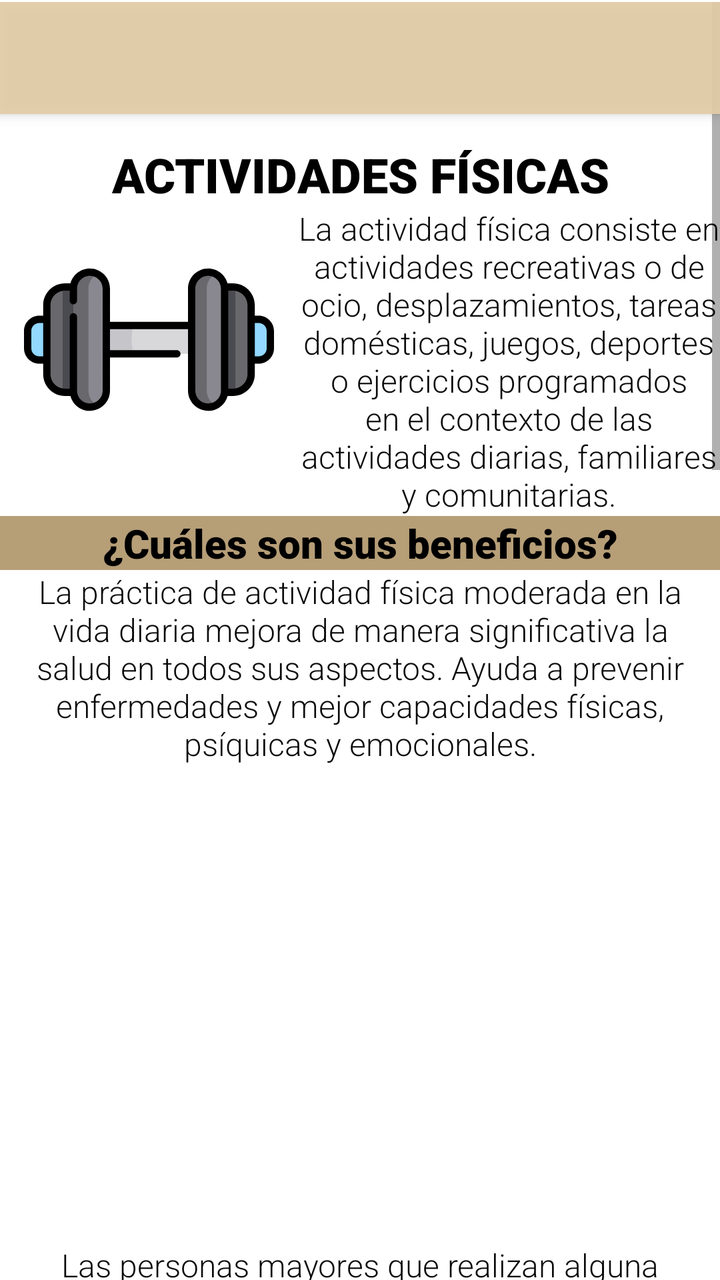
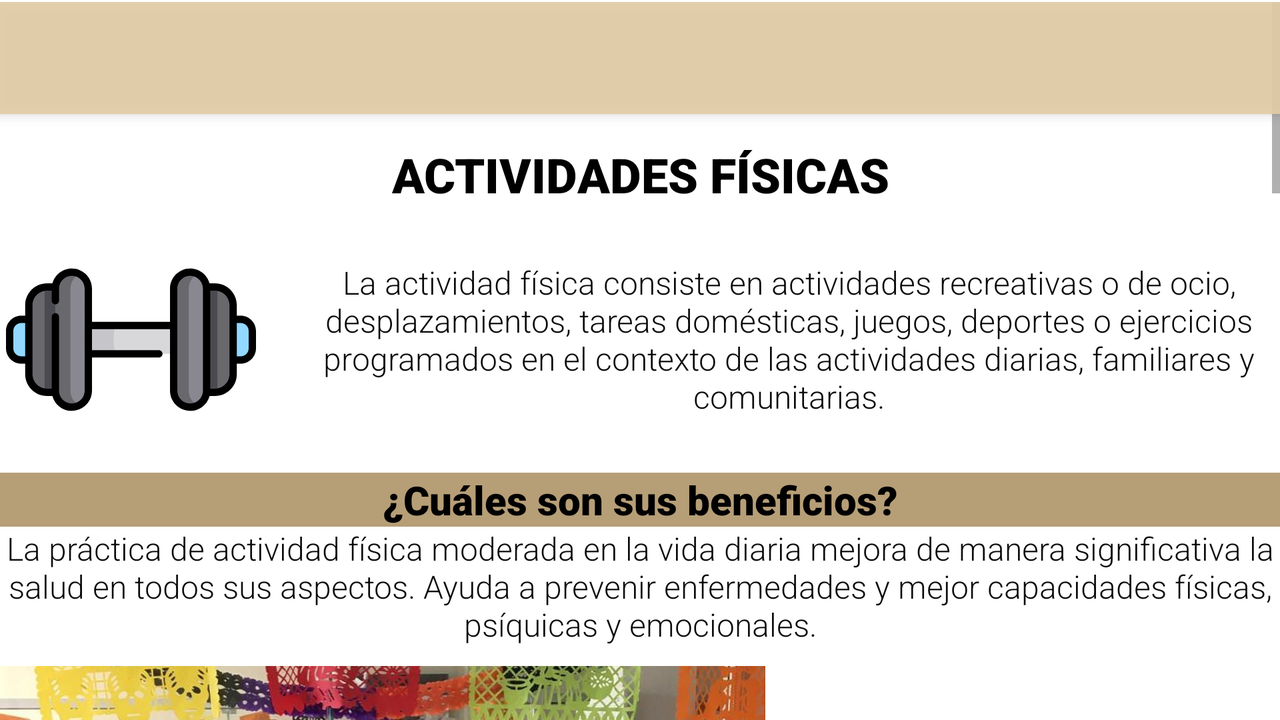

One screen, two layout resources from the same app: the default and the repository's alternative for another configuration. Each is rendered where Android would select it; the XML of both is given below.
<!-- AndroidManifest.xml: application theme Theme.MyApplication -->
<!-- res/layout/activity_fisicas.xml -->
<?xml version="1.0" encoding="utf-8"?>
<RelativeLayout xmlns:android="http://schemas.android.com/apk/res/android"
    xmlns:app="http://schemas.android.com/apk/res-auto"
    xmlns:tools="http://schemas.android.com/tools"
    android:layout_width="match_parent"
    android:layout_height="match_parent"
    tools:context=".FisicasActivity">
    <FrameLayout
        android:id="@+id/frame5"
        android:layout_width="match_parent"
        android:layout_height="match_parent"
        android:layout_alignParentTop="true"
        android:layout_marginTop="1dp"
        app:layout_behavior="@string/appbar_scrolling_view_behavior">

        <LinearLayout
            android:id="@+id/config2"
            android:layout_width="match_parent"
            android:layout_height="?actionBarSize"
            android:background="#EDE4CDA7"
            android:elevation="4dp"
            android:orientation="vertical"
            android:theme="@style/ThemeOverlay.AppCompat.Dark.ActionBar"
            app:menu="@menu/configuracion"
            app:popupTheme="@style/ThemeOverlay.AppCompat.Light"
            app:title="Casa Serena"
            app:titleMarginStart="40dp">

            <ImageButton
                android:id="@+id/conf1"
                style="@style/Widget.App.Button.OutlinedButton.IconOnly"
                android:layout_width="wrap_content"
                android:layout_height="wrap_content"
                android:layout_gravity="right"
                android:onClick="Configg"
                android:src="@drawable/ic_settings_black_24dp" />
        </LinearLayout>

        <ScrollView
            android:layout_width="match_parent"
            android:layout_height="wrap_content"
            android:background="#00000000">

            <LinearLayout
                android:layout_width="match_parent"
                android:layout_height="wrap_content"
                android:layout_marginTop="70dp"
                android:orientation="vertical">

                <TextView
                    android:id="@+id/textView22"
                    android:layout_width="match_parent"
                    android:layout_height="wrap_content"
                    android:fontFamily="sans-serif-black"
                    android:gravity="center"
                    android:text="@string/F_Titulo"
                    android:textAlignment="center"
                    android:textAllCaps="false"
                    android:textColor="@color/black"
                    android:textSize="24sp" />

                <LinearLayout
                    android:layout_width="wrap_content"
                    android:layout_height="match_parent"
                    android:layout_gravity="center"
                    android:layout_marginTop="0dp">

                    <ImageButton
                        android:id="@+id/fisicas"
                        style="@style/Widget.App.Button.OutlinedButton.IconOnly"
                        android:layout_width="wrap_content"
                        android:layout_height="wrap_content"
                        android:layout_gravity="left"
                        android:src="@drawable/ic_peso" />

                    <TextView
                        android:layout_width="match_parent"
                        android:layout_height="wrap_content"
                        android:layout_gravity="center"
                        android:fontFamily="sans-serif-light"
                        android:text="@string/F_txt1"
                        android:textAlignment="center"
                        android:textColor="#F5000000"
                        android:textSize="16sp" />

                </LinearLayout>

                <TextView
                    android:id="@+id/textView13"
                    android:layout_width="match_parent"
                    android:layout_height="wrap_content"
                    android:background="#CDA58756"
                    android:fontFamily="sans-serif-black"
                    android:gravity="center"
                    android:text="@string/Sb1"
                    android:textAlignment="center"
                    android:textAllCaps="false"
                    android:textColor="@color/black"
                    android:textSize="20sp" />

                <LinearLayout
                    android:layout_width="wrap_content"
                    android:layout_height="match_parent"
                    android:layout_gravity="center"
                    android:orientation="vertical">

                    <TextView
                        android:layout_width="match_parent"
                        android:layout_height="wrap_content"
                        android:layout_gravity="center"
                        android:fontFamily="sans-serif-light"
                        android:gravity="center"
                        android:text="@string/F_txt2"
                        android:textColor="#F5000000"
                        android:textSize="16sp" />
                </LinearLayout>

                <LinearLayout
                    android:layout_width="wrap_content"
                    android:layout_height="match_parent"
                    android:layout_gravity="center"
                    android:layout_marginTop="10dp">

                    <ImageView
                        android:id="@+id/image1fisicas"
                        android:layout_width="match_parent"
                        android:layout_height="229dp"
                        android:contentDescription="Todo"
                        android:scaleType="centerCrop"/>
                        //app:srcCompat="@drawable/actividad_fisica" />

                </LinearLayout>

                <TextView
                    android:id="@+id/textView28"
                    android:layout_width="match_parent"
                    android:layout_height="wrap_content"
                    android:layout_gravity="center"
                    android:layout_weight="1"
                    android:fontFamily="sans-serif-light"
                    android:gravity="center"
                    android:text="@string/F_txt3"
                    android:textColor="#F5000000"
                    android:textSize="16sp" />

                <LinearLayout
                    android:layout_width="wrap_content"
                    android:layout_height="match_parent"
                    android:layout_gravity="center"
                    android:layout_marginTop="10dp">

                    <TextView
                        android:layout_width="411dp"
                        android:layout_height="wrap_content"
                        android:layout_gravity="center"
                        android:background="#CDA58756"
                        android:fontFamily="sans-serif-black"
                        android:text="@string/F_sub1"
                        android:textAlignment="center"
                        android:textColor="@color/black"
                        android:textSize="18sp" />
                </LinearLayout>

                <LinearLayout
                    android:layout_width="match_parent"
                    android:layout_height="match_parent"
                    android:layout_gravity="center"
                    android:layout_marginTop="10dp"
                    android:orientation="vertical">

                    <ImageView
                        android:id="@+id/imageView8"
                        android:layout_width="match_parent"
                        android:layout_height="229dp"
                        android:layout_weight="1"
                        android:contentDescription="Todo"
                        android:scaleType="centerInside"
                        app:srcCompat="@drawable/actividad_fisica_2" />

                    <TextView
                        android:id="@+id/textView230"
                        android:layout_width="match_parent"
                        android:layout_height="wrap_content"
                        android:layout_gravity="center"
                        android:layout_weight="1"
                        android:fontFamily="sans-serif"
                        android:gravity="center"
                        android:text="@string/F_I1"
                        android:textColor="#F5000000"
                        android:textSize="12sp"
                        android:textStyle="italic" />

                </LinearLayout>

                <LinearLayout
                    android:layout_width="match_parent"
                    android:layout_height="match_parent"
                    android:layout_gravity="center"
                    android:layout_marginTop="10dp"
                    android:layout_weight="1"
                    android:orientation="vertical">

                    <ImageView
                        android:id="@+id/imageView50"
                        android:layout_width="match_parent"
                        android:layout_height="229dp"
                        android:layout_weight="1"
                        android:contentDescription="Todo"
                        android:scaleType="centerInside"
                        app:srcCompat="@drawable/actividad_fisica_3" />

                    <TextView
                        android:id="@+id/textView290"
                        android:layout_width="match_parent"
                        android:layout_height="wrap_content"
                        android:layout_gravity="center"
                        android:layout_weight="1"
                        android:fontFamily="sans-serif"
                        android:gravity="center"
                        android:text="@string/F_I2"
                        android:textColor="#F5000000"
                        android:textSize="12sp"
                        android:textStyle="italic" />

                </LinearLayout>

                <LinearLayout
                    android:layout_width="match_parent"
                    android:layout_height="match_parent"
                    android:layout_gravity="center"
                    android:layout_marginTop="10dp"
                    android:layout_weight="1"
                    android:orientation="vertical">

                    <ImageView
                        android:id="@+id/imageView5"
                        android:layout_width="match_parent"
                        android:layout_height="229dp"
                        android:layout_weight="1"
                        android:contentDescription="Todo"
                        android:scaleType="centerInside"
                        app:srcCompat="@drawable/actividad_fisica_4" />

                    <TextView
                        android:id="@+id/textView29"
                        android:layout_width="match_parent"
                        android:layout_height="wrap_content"
                        android:layout_gravity="center"
                        android:layout_weight="1"
                        android:fontFamily="sans-serif"
                        android:gravity="center"
                        android:text="@string/F_I3"
                        android:textColor="#F5000000"
                        android:textSize="12sp"
                        android:textStyle="italic" />

                </LinearLayout>

                <TextView
                    android:id="@+id/textView32"
                    android:layout_width="match_parent"
                    android:layout_height="wrap_content"
                    android:layout_gravity="center"
                    android:layout_weight="1"
                    android:background="#FFFFFF"
                    android:fontFamily="sans-serif-black"
                    android:textAlignment="center"
                    android:textColor="@color/black"
                    android:textSize="18sp" />

                <TextView
                    android:id="@+id/textView30"
                    android:layout_width="wrap_content"
                    android:layout_height="wrap_content"
                    android:layout_gravity="center"
                    android:layout_weight="1"
                    android:background="#FFFFFF"
                    android:fontFamily="sans-serif-black"
                    android:text="@string/F_fin"
                    android:textAlignment="center"
                    android:textColor="@color/black"
                    android:textSize="24sp" />

                <TextView
                    android:id="@+id/textView33"
                    android:layout_width="match_parent"
                    android:layout_height="wrap_content"
                    android:layout_gravity="center"
                    android:layout_weight="1"
                    android:background="#FFFFFF"
                    android:fontFamily="sans-serif-black"
                    android:textAlignment="center"
                    android:textColor="@color/black"
                    android:textSize="18sp" />

                <TextView
                    android:id="@+id/textView31"
                    android:layout_width="match_parent"
                    android:layout_height="50dp"
                    android:layout_gravity="center"
                    android:layout_weight="1"
                    android:background="@color/colorPrimary"
                    android:fontFamily="sans-serif-black"
                    android:textAlignment="center"
                    android:textColor="@color/black"
                    android:textSize="18sp" />

            </LinearLayout>
        </ScrollView>

    </FrameLayout>
</RelativeLayout>
<!-- resources referenced by this layout -->
<resources>
  <color name="black">#FF000000</color>
  <color name="colorPrimary">#d8abff</color>
  <!-- drawable actividad_fisica: jpg bitmap (drawable, 197730 bytes) -->
  <!-- drawable actividad_fisica_2: jpg bitmap (drawable, 234283 bytes) -->
  <!-- drawable actividad_fisica_3: jpg bitmap (drawable, 123445 bytes) -->
  <!-- drawable actividad_fisica_4: jpg bitmap (drawable, 75419 bytes) -->
  <!-- drawable ic_peso: vector/xml drawable (drawable, 4783 chars, omitted) -->
  <string name="F_I1">Imagen 1. Fotografía tomada después de la sesión</string>
  <string name="F_I2">Imagen 2. Fotografía tomada después de la sesión</string>
  <string name="F_I3">Imagen 3. Fotografía tomada después de la sesión</string>
  <string name="F_Titulo">ACTIVIDADES FÍSICAS</string>
  <string name="F_fin">¡TE INVITAMOS A PARTICIPAR EN NUESTRAS ACTIVIDADES FÍSICAS!</string>
  <string name="F_sub1">Verifica nuestras actividades físicas</string>
  <string name="F_txt1">La actividad física consiste en actividades recreativas o de ocio, desplazamientos, tareas domésticas, juegos, deportes o ejercicios programados en el contexto de las actividades diarias, familiares y comunitarias.</string>
  <string name="F_txt2">La práctica de actividad física moderada en la vida diaria mejora de manera significativa la salud en todos sus aspectos. Ayuda a prevenir enfermedades y mejor capacidades físicas, psíquicas y emocionales.</string>
  <string name="F_txt3">Las personas mayores que realizan alguna actividad física son mucho más coordinados, lo que los ayuda a reducir el riesgo de accidentes como tropezones o caídas en la tercera edad. Otra gran ventaja de mantenerse activos es que su estado anímico mejora enormemente, además de que reduce el estrés y el insomnio.</string>
  <string name="Sb1">¿Cuáles son sus beneficios?</string>
  <style name="Widget.App.Button.OutlinedButton.IconOnly" parent="Widget.MaterialComponents.Button.OutlinedButton">
          <item name="iconPadding">0dp</item>
          <item name="android:insetTop">0dp</item>
          <item name="android:insetBottom">0dp</item>
          <item name="android:paddingLeft">12dp</item>
          <item name="android:paddingRight">12dp</item>
          <item name="android:minWidth">48dp</item>
          <item name="android:minHeight">48dp</item>
      </style>
  <style name="Theme.MyApplication" parent="Theme.MaterialComponents.Light.NoActionBar">
          
          <item name="colorPrimary">@color/colorPrimary</item>
          <item name="colorPrimaryVariant">@color/colorPrimaryDark</item>
          <item name="colorOnPrimary">@color/white</item>
          
          <item name="colorSecondary">@color/teal_200</item>
          <item name="colorSecondaryVariant">@color/teal_700</item>
          <item name="colorOnSecondary">@color/black</item>
          
          <item name="android:statusBarColor" tools:targetApi="l">?attr/colorPrimaryVariant</item>
          
      </style>
  <color name="colorPrimaryDark">#eb13ff</color>
  <color name="white">#FFFFFFFF</color>
  <color name="teal_200">#FF03DAC5</color>
  <color name="teal_700">#FF018786</color>
</resources>
<!-- res/layout-land/activity_fisicas.xml (the repository's variant of the layout above) -->
<!-- drawn on the phone turned sideways -->
<?xml version="1.0" encoding="utf-8"?>
<RelativeLayout xmlns:android="http://schemas.android.com/apk/res/android"
    xmlns:app="http://schemas.android.com/apk/res-auto"
    xmlns:tools="http://schemas.android.com/tools"
    android:layout_width="match_parent"
    android:layout_height="match_parent"
    tools:context=".FisicasActivity">
    <FrameLayout
        android:id="@+id/frame5"
        android:layout_width="match_parent"
        android:layout_height="match_parent"
        android:layout_alignParentTop="true"
        android:layout_marginTop="1dp"
        app:layout_behavior="@string/appbar_scrolling_view_behavior">

        <LinearLayout
            android:id="@+id/config2"
            android:layout_width="match_parent"
            android:layout_height="?actionBarSize"
            android:background="#EDE4CDA7"
            android:elevation="4dp"
            android:orientation="vertical"
            android:theme="@style/ThemeOverlay.AppCompat.Dark.ActionBar"
            app:menu="@menu/configuracion"
            app:popupTheme="@style/ThemeOverlay.AppCompat.Light"
            app:title="Casa Serena"
            app:titleMarginStart="40dp">

            <ImageButton
                android:id="@+id/conf1"
                style="@style/Widget.App.Button.OutlinedButton.IconOnly"
                android:layout_width="wrap_content"
                android:layout_height="wrap_content"
                android:layout_gravity="right"
                android:onClick="Configg"
                android:src="@drawable/ic_settings_black_24dp" />
        </LinearLayout>

        <ScrollView
            android:layout_width="match_parent"
            android:layout_height="wrap_content"
            android:background="#00000000">

            <LinearLayout
                android:layout_width="match_parent"
                android:layout_height="wrap_content"
                android:layout_marginTop="70dp"
                android:orientation="vertical">

                <TextView
                    android:id="@+id/textView22"
                    android:layout_width="match_parent"
                    android:layout_height="wrap_content"
                    android:fontFamily="sans-serif-black"
                    android:gravity="center"
                    android:text="@string/F_Titulo"
                    android:textAlignment="center"
                    android:textAllCaps="false"
                    android:textColor="@color/black"
                    android:textSize="24sp" />

                <LinearLayout
                    android:layout_width="658dp"
                    android:layout_height="match_parent"
                    android:layout_gravity="center"
                    android:layout_marginTop="0dp">

                    <ImageButton
                        android:id="@+id/fisicas"
                        style="@style/Widget.App.Button.OutlinedButton.IconOnly"
                        android:layout_width="wrap_content"
                        android:layout_height="wrap_content"
                        android:layout_gravity="left"
                        android:src="@drawable/ic_peso" />

                    <TextView
                        android:layout_width="match_parent"
                        android:layout_height="wrap_content"
                        android:layout_gravity="center"
                        android:fontFamily="sans-serif-light"
                        android:text="@string/F_txt1"
                        android:textAlignment="center"
                        android:textColor="#F5000000"
                        android:textSize="16sp" />

                </LinearLayout>

                <TextView
                    android:id="@+id/textView13"
                    android:layout_width="match_parent"
                    android:layout_height="wrap_content"
                    android:background="#CDA58756"
                    android:fontFamily="sans-serif-black"
                    android:gravity="center"
                    android:text="@string/Sb1"
                    android:textAlignment="center"
                    android:textAllCaps="false"
                    android:textColor="@color/black"
                    android:textSize="20sp" />

                <LinearLayout
                    android:layout_width="656dp"
                    android:layout_height="match_parent"
                    android:layout_gravity="center"
                    android:orientation="vertical">

                    <TextView
                        android:layout_width="match_parent"
                        android:layout_height="wrap_content"
                        android:layout_gravity="center"
                        android:fontFamily="sans-serif-light"
                        android:gravity="center"
                        android:text="@string/F_txt2"
                        android:textColor="#F5000000"
                        android:textSize="16sp" />
                </LinearLayout>

                <LinearLayout
                    android:layout_width="671dp"
                    android:layout_height="322dp"
                    android:layout_gravity="center"
                    android:layout_marginTop="10dp">

                    <ImageView
                        android:layout_width="398dp"
                        android:layout_height="match_parent"
                        android:contentDescription="Todo"
                        android:scaleType="centerCrop"
                        app:srcCompat="@drawable/actividad_fisica" />

                    <TextView
                        android:id="@+id/textView28"
                        android:layout_width="match_parent"
                        android:layout_height="wrap_content"
                        android:layout_gravity="center"
                        android:layout_weight="1"
                        android:fontFamily="sans-serif-light"
                        android:gravity="center"
                        android:text="@string/F_txt3"
                        android:textColor="#F5000000"
                        android:textSize="16sp" />

                </LinearLayout>

                <LinearLayout
                    android:layout_width="804dp"
                    android:layout_height="match_parent"
                    android:layout_gravity="center"
                    android:layout_marginTop="10dp">

                    <TextView
                        android:layout_width="match_parent"
                        android:layout_height="wrap_content"
                        android:layout_gravity="center"
                        android:background="#CDA58756"
                        android:fontFamily="sans-serif-black"
                        android:text="@string/F_sub1"
                        android:textAlignment="center"
                        android:textColor="@color/black"
                        android:textSize="18sp" />
                </LinearLayout>

                <LinearLayout
                    android:layout_width="match_parent"
                    android:layout_height="match_parent"
                    android:orientation="horizontal">

                    <ImageView
                        android:id="@+id/imageView8"
                        android:layout_width="match_parent"
                        android:layout_height="229dp"
                        android:layout_weight="1"
                        android:contentDescription="Todo"
                        android:scaleType="centerInside"
                        app:srcCompat="@drawable/actividad_fisica_2" />

                    <ImageView
                        android:id="@+id/imageView50"
                        android:layout_width="match_parent"
                        android:layout_height="229dp"
                        android:layout_weight="1"
                        android:contentDescription="Todo"
                        android:scaleType="centerInside"
                        app:srcCompat="@drawable/actividad_fisica_3" />
                </LinearLayout>

                <LinearLayout
                    android:layout_width="match_parent"
                    android:layout_height="match_parent"
                    android:orientation="horizontal">

                    <TextView
                        android:id="@+id/textView230"
                        android:layout_width="match_parent"
                        android:layout_height="wrap_content"
                        android:layout_gravity="center"
                        android:layout_weight="1"
                        android:fontFamily="sans-serif"
                        android:gravity="center"
                        android:text="@string/F_I1"
                        android:textColor="#F5000000"
                        android:textSize="12sp"
                        android:textStyle="italic" />

                    <TextView
                        android:id="@+id/textView290"
                        android:layout_width="match_parent"
                        android:layout_height="wrap_content"
                        android:layout_gravity="center"
                        android:layout_weight="1"
                        android:fontFamily="sans-serif"
                        android:gravity="center"
                        android:text="@string/F_I2"
                        android:textColor="#F5000000"
                        android:textSize="12sp"
                        android:textStyle="italic" />
                </LinearLayout>

                <LinearLayout
                    android:layout_width="match_parent"
                    android:layout_height="match_parent"
                    android:layout_gravity="center"
                    android:layout_marginTop="10dp"
                    android:layout_weight="1"
                    android:orientation="vertical">

                    <ImageView
                        android:id="@+id/imageView5"
                        android:layout_width="match_parent"
                        android:layout_height="229dp"
                        android:layout_weight="1"
                        android:contentDescription="Todo"
                        android:scaleType="centerInside"
                        app:srcCompat="@drawable/actividad_fisica_4" />

                    <TextView
                        android:id="@+id/textView29"
                        android:layout_width="match_parent"
                        android:layout_height="wrap_content"
                        android:layout_gravity="center"
                        android:layout_weight="1"
                        android:fontFamily="sans-serif"
                        android:gravity="center"
                        android:text="@string/F_I3"
                        android:textColor="#F5000000"
                        android:textSize="12sp"
                        android:textStyle="italic" />

                </LinearLayout>

                <TextView
                    android:id="@+id/textView32"
                    android:layout_width="match_parent"
                    android:layout_height="wrap_content"
                    android:layout_gravity="center"
                    android:layout_weight="1"
                    android:background="#FFFFFF"
                    android:fontFamily="sans-serif-black"
                    android:textAlignment="center"
                    android:textColor="@color/black"
                    android:textSize="18sp" />

                <TextView
                    android:id="@+id/textView30"
                    android:layout_width="wrap_content"
                    android:layout_height="wrap_content"
                    android:layout_gravity="center"
                    android:layout_weight="1"
                    android:background="#FFFFFF"
                    android:fontFamily="sans-serif-black"
                    android:text="@string/F_fin"
                    android:textAlignment="center"
                    android:textColor="@color/black"
                    android:textSize="24sp" />

                <TextView
                    android:id="@+id/textView33"
                    android:layout_width="match_parent"
                    android:layout_height="wrap_content"
                    android:layout_gravity="center"
                    android:layout_weight="1"
                    android:background="#FFFFFF"
                    android:fontFamily="sans-serif-black"
                    android:textAlignment="center"
                    android:textColor="@color/black"
                    android:textSize="18sp" />

                <TextView
                    android:id="@+id/textView31"
                    android:layout_width="match_parent"
                    android:layout_height="50dp"
                    android:layout_gravity="center"
                    android:layout_weight="1"
                    android:background="@color/colorPrimary"
                    android:fontFamily="sans-serif-black"
                    android:textAlignment="center"
                    android:textColor="@color/black"
                    android:textSize="18sp" />

            </LinearLayout>
        </ScrollView>

    </FrameLayout>
</RelativeLayout>
